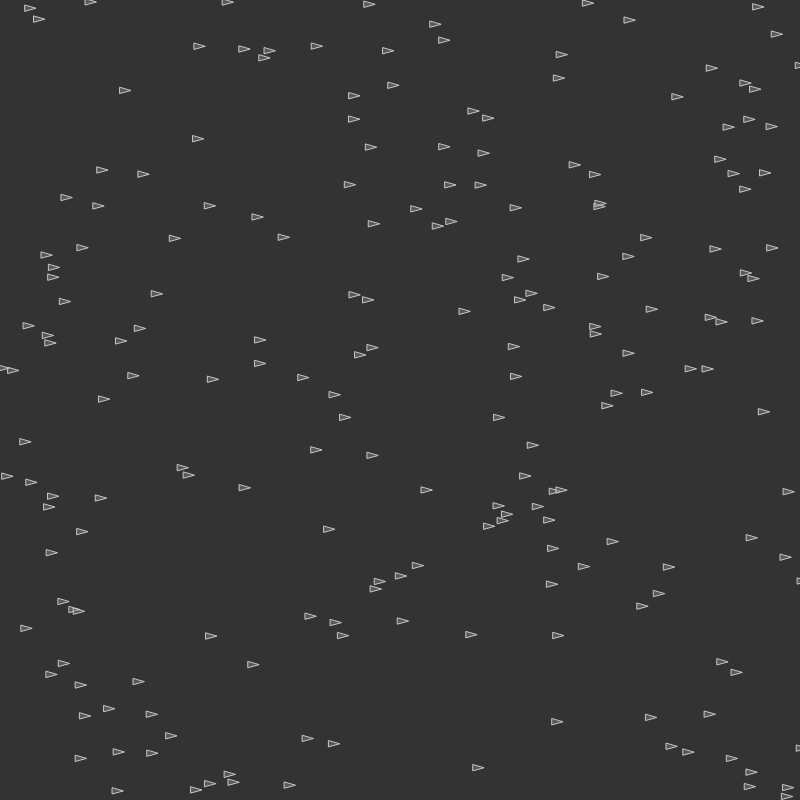
Frame 1 (no input)
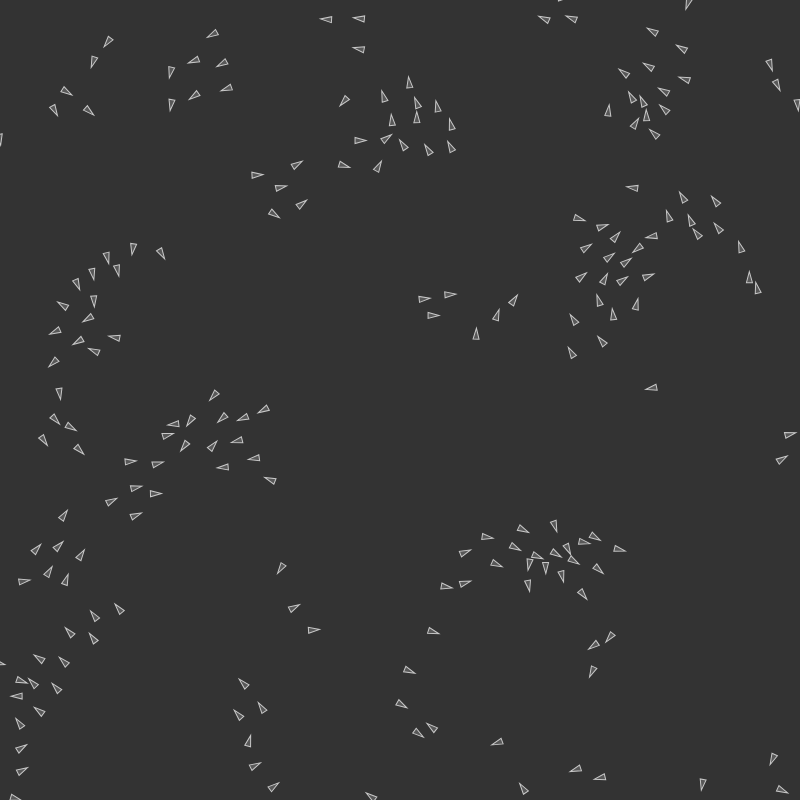
Frame 60 (no input)
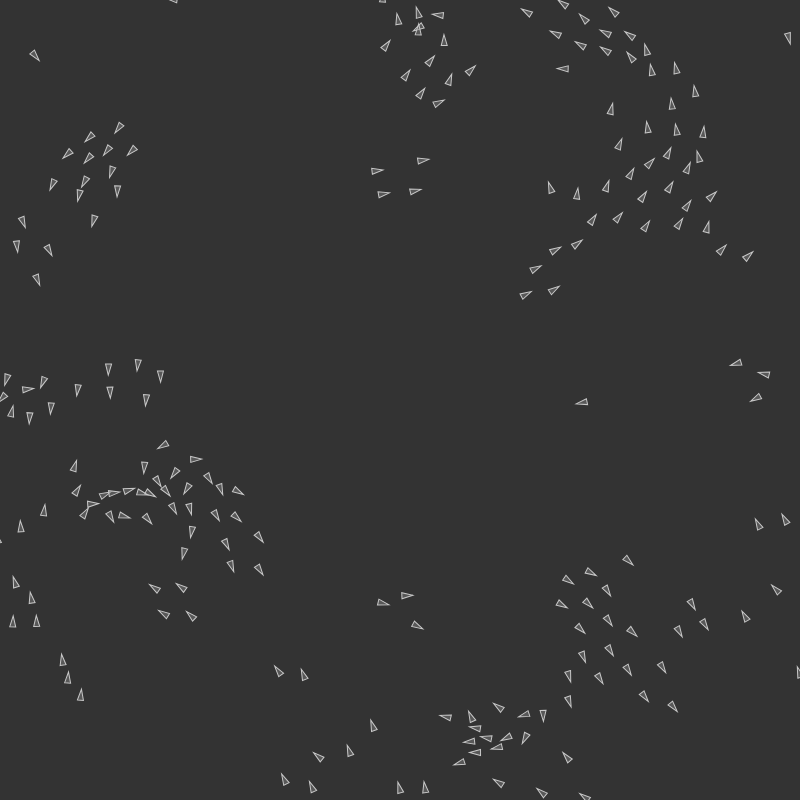
Frame 120 (the mouse pressed at the canvas centre since frame 60)

The p5.js sketch that drew these frames (run headless with seeded random() and noise() and a simulated clock; from frame 60 on, the mouse is pressed at the canvas centre):

// p5.js sketch
// ── sketch.js
/*
 * @name Flocking
 * @description Demonstration of <a href="http://www.red3d.com/cwr/">Craig Reynolds' "Flocking" behavior</a>.<br>
 * (Rules: Cohesion, Separation, Alignment.)<br>
 * From <a href="http://natureofcode.com">natureofcode.com</a>.
 */
let boids = [];

function setup() {
  createCanvas(800, 800);
  angleMode(RADIANS);

  // Add an initial set of boids into the system
  for (let i = 0; i < 200; i++) {
    boids[i] = new Boid(random(width), random(height));
  }
}

function draw() {
  background(51);
  // Run all the boids
  for (let i = 0; i < boids.length; i++) {
    boids[i].run(boids);
  }
}

// Boid class
// Methods for Separation, Cohesion, Alignment added
class Boid {
  constructor(x, y) {
    this.acceleration = createVector(0, 0);
    this.velocity = p5.Vector.random2D();
    this.position = createVector(x, y);
    this.r = 3.0;
    this.maxspeed = 3;    // Maximum speed
    this.maxforce = 0.05; // Maximum steering force
  }

  run(boids) {
    this.flock(boids);
    this.update();
    this.borders();
    this.render();
  }
  
  // Forces go into acceleration
  applyForce(force) {
    this.acceleration.add(force);
  }
  
  // We accumulate a new acceleration each time based on three rules
  flock(boids) {
    let sep = this.separate(boids); // Separation
    let ali = this.align(boids);    // Alignment
    let coh = this.cohesion(boids); // Cohesion
    // Arbitrarily weight these forces
    sep.mult(2.5);
    ali.mult(1.0);
    coh.mult(1.0);
    // Add the force vectors to acceleration
    this.applyForce(sep);
    this.applyForce(ali);
    this.applyForce(coh);
  }
  
  // Method to update location
  update() {
    // Update velocity
    this.velocity.add(this.acceleration);
    // Limit speed
    this.velocity.limit(this.maxspeed);
    this.position.add(this.velocity);
    // Reset acceleration to 0 each cycle
    this.acceleration.mult(0);
  }
  
  // A method that calculates and applies a steering force towards a target
  // STEER = DESIRED MINUS VELOCITY
  seek(target) {
    let desired = p5.Vector.sub(target, this.position); // A vector pointing from the location to the target
    // Normalize desired and scale to maximum speed
    desired.normalize();
    desired.mult(this.maxspeed);
    // Steering = Desired minus Velocity
    let steer = p5.Vector.sub(desired, this.velocity);
    steer.limit(this.maxforce); // Limit to maximum steering force
    return steer;
  }
  
  // Draw boid as a circle
  render() {
    fill(127, 127);
    stroke(200);
    push();
    translate(this.position.x, this.position.y);
    rotate(this.angle)
    this.angle = this.velocity.heading();
    triangle(-this.r,-this.r,
             -this.r, this.r,
             this.r + 5, 0);
    pop();
  }
  
  // Wraparound
  borders() {
    if (this.position.x < -this.r) this.position.x = width + this.r;
    if (this.position.y < -this.r) this.position.y = height + this.r;
    if (this.position.x > width + this.r) this.position.x = -this.r;
    if (this.position.y > height + this.r) this.position.y = -this.r;
  }
  
  // Separation
  // Method checks for nearby boids and steers away
  separate(boids) {
    let desiredseparation = 25.0;
    let steer = createVector(0, 0);
    let count = 0;
    // For every boid in the system, check if it's too close
    for (let i = 0; i < boids.length; i++) {
      let d = p5.Vector.dist(this.position, boids[i].position);
      // If the distance is greater than 0 and less than an arbitrary amount (0 when you are yourself)
      if ((d > 0) && (d < desiredseparation)) {
        // Calculate vector pointing away from neighbor
        let diff = p5.Vector.sub(this.position, boids[i].position);
        diff.normalize();
        diff.div(d); // Weight by distance
        steer.add(diff);
        count++; // Keep track of how many
      }
    }
    // Average -- divide by how many
    if (count > 0) {
      steer.div(count);
    }
  
    // As long as the vector is greater than 0
    if (steer.mag() > 0) {
      // Implement Reynolds: Steering = Desired - Velocity
      steer.normalize();
      steer.mult(this.maxspeed);
      steer.sub(this.velocity);
      steer.limit(this.maxforce);
    }
    return steer;
  }
  
  // Alignment
  // For every nearby boid in the system, calculate the average velocity
  align(boids) {
    let neighbordist = 50;
    let sum = createVector(0, 0);
    let count = 0;
    for (let i = 0; i < boids.length; i++) {
      let d = p5.Vector.dist(this.position, boids[i].position);
      if ((d > 0) && (d < neighbordist)) {
        sum.add(boids[i].velocity);
        count++;
      }
    }
    if (count > 0) {
      sum.div(count);
      sum.normalize();
      sum.mult(this.maxspeed);
      let steer = p5.Vector.sub(sum, this.velocity);
      steer.limit(this.maxforce);
      return steer;
    } else {
      return createVector(0, 0);
    }
  }
  
  // Cohesion
  // For the average location (i.e. center) of all nearby boids, calculate steering vector towards that location
  cohesion(boids) {
    let neighbordist = 50;
    let sum = createVector(0, 0); // Start with empty vector to accumulate all locations
    let count = 0;
    for (let i = 0; i < boids.length; i++) {
      let d = p5.Vector.dist(this.position, boids[i].position);
      if ((d > 0) && (d < neighbordist)) {
        sum.add(boids[i].position); // Add location
        count++;
      }
    }
    if (count > 0) {
      sum.div(count);
      return this.seek(sum); // Steer towards the location
    } else {
      return createVector(0, 0);
    }
  }  
}
